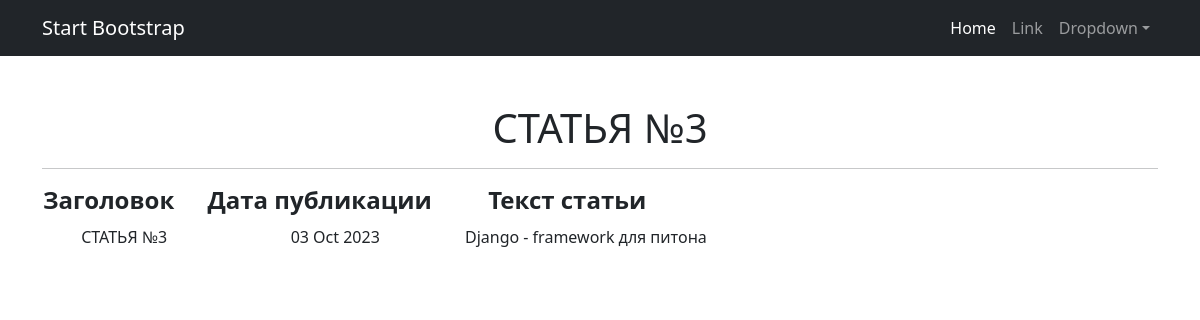
The app's page /posts/9 with its own data.
### news/models.py (models this page shows, shortened)
class Post(models.Model):
    objects = None
    POST_TYPES = [
        ('ARTICLE', 'СТАТЬЯ'),
        ('NEWS', 'НОВОСТЬ'),
    ]
    author = models.ForeignKey(Author, on_delete=models.CASCADE, related_name='posts')
    post_type = models.CharField(max_length=10, choices=POST_TYPES)
    created_date = models.DateTimeField(auto_now_add=True)
    categories = models.ManyToManyField(Category, through='PostCategory')
    title = models.CharField(max_length=255, unique=True)
    text = models.TextField()
    rating = models.IntegerField(default=0)

### news/views.py (the view)
# urls.py: path('<int:pk>', NewsDetail.as_view()),
class NewsDetail(DetailView):
    model = Post
    template_name = 'post.html'  # Используем шаблон default.html
    context_object_name = 'post'

### templates/post.html (shortened to what this page needs)
{% extends 'flatpages/default.html' %}
{% block content %}
<h1>{{ post.title }}</h1>
   <hr>
 {% if post %}
       <table>
           <tr>
               <td> <h4><strong>Заголовок&nbsp;&nbsp;&nbsp;&nbsp;&nbsp;</strong></h4> </td>
               <td> <h4><strong>Дата публикации&nbsp;&nbsp;&nbsp;&nbsp;&nbsp;</strong></h4> </td>
               <td> <h4><strong>Текст статьи&nbsp;&nbsp;&nbsp;&nbsp;&nbsp;&nbsp;</strong></h4> </td>
           </tr>
           <tr>
               <td> {{ post.title }} </td>
               <td> {{ post.created_date|date:'d M Y' }} </td>
               <td> {{ post.text }} </td>
           </tr>
       </table>
{% else %}
       <h2>ТАКОЙ СТАТЬИ НЕТ!</h2>
{% endif %}
{% endblock content %}

### records on screen
Post: title "СТАТЬЯ №3", created_date "03 Oct 2023", text "Django - framework для питона"
